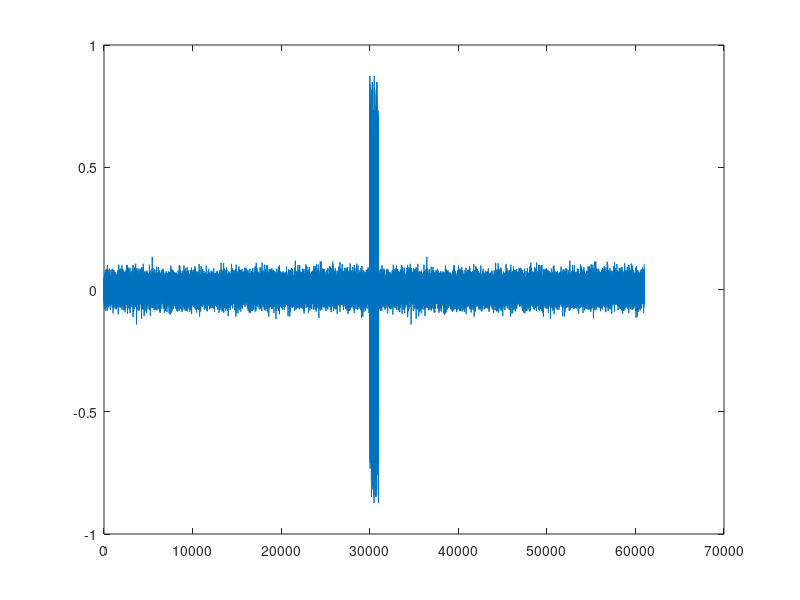

This figure's MATLAB source: (Note: this script raises an error after producing the figure.)
%% Create dummy data. noise and some sinusoids in different levels and at different frequencies
data = zeros(32,30000);

noisy = awgn(data,30);

% plot(noisy(1,:));

N=1000;

fs = 500;

w = (1:N)*2*pi/fs;

x5 = .75 *sin(w*100);
x7 = .4  *sin(w*7);
x2 = .1  *sin(w*2);
x9 = .9  *sin(w*9);


D = zeros(32,1000);
for i=1:32
D(i,:) = rand*x5 + rand*x7 + rand*x2 + rand*x9;
end

% D = awgn(0.4*D,30);

full = [noisy,D,noisy];
plot(full(1,:))
% spectrogram(full(1,:),ceil(1*fs),ceil(0.9*fs),ceil(1*fs),fs,'yaxis')
% view(-45,65)

%% Apply svd

[U,S,V] = svdecon(full);

%% get one component

Stemp = zeros(size(S));

lambda = 1;
Stemp(lambda,lambda) = S(lambda,lambda);

full_partial_reconstr = U*Stemp*V';
% full_partial_reconstr = U(:,1:lambda)*S(1:lambda,1:lambda)*V(:,1:lambda)';

plot(full(1,:))
hold on
plot(full_partial_reconstr(1,:))
% figure
% spectrogram(full_partial_reconstr(1,:),ceil(1*fs),ceil(0.9*fs),ceil(1*fs),fs,'yaxis')

%% PCA

[coeff,score,latent] = pca(full');
[coe2,score2] = pca(full');
% mu = mean(full');
mu2 = mean(full,2);
temp  = score(:,1:4)*coeff(:,1:4)' + mu;
el = 2;
figure
plot(full_partial_reconstr(1,:))
hold on
% figure
plot(score(:,1))

plot(temp(:,1))
hold on
plot(full(1,:))

isequal(temp(:,1),full(1,:)')


%%

[testV,~] = eig(full*full');